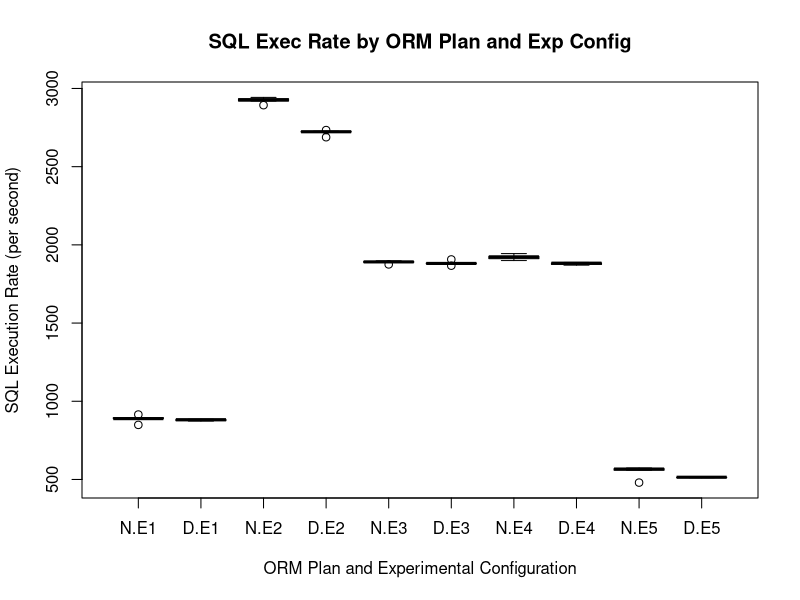
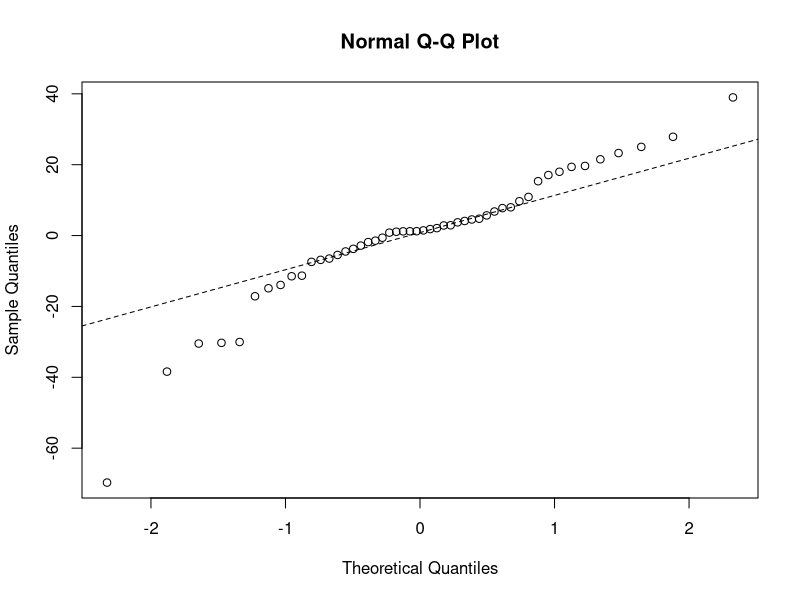
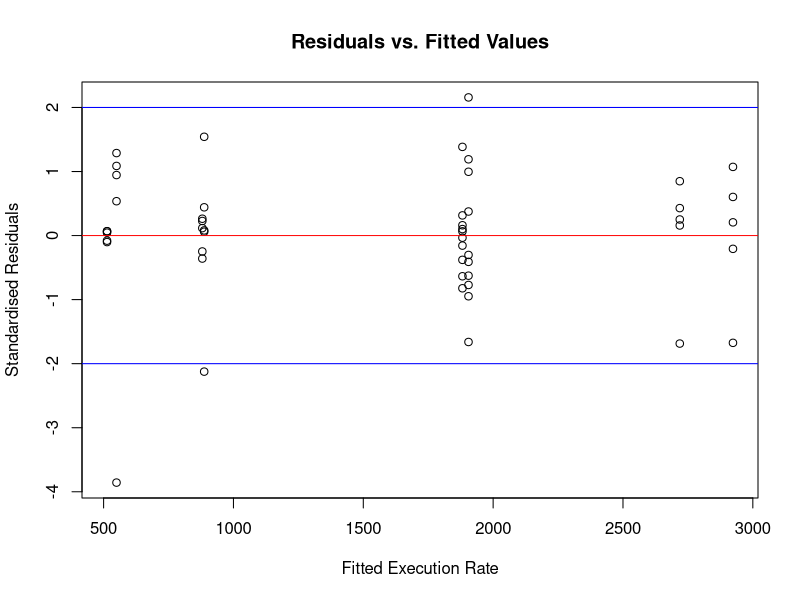

Reproduce these figures in R, in order.
## ---- chunk 1
knitr::opts_chunk$set(echo = TRUE)
virtualbox_data <- read.csv("coogee_results.csv")
xen_data        <- read.csv("victoria_results.csv")
extra_xen_data  <- read.csv("victoria_2_results.csv")
## ---- chunk 2
all_data               <- rbind(
  virtualbox_data,
  xen_data,
  extra_xen_data)
all_data$platform      <- factor(all_data$platform)
all_data$dbid          <- factor(all_data$dbid)
all_data$plan          <- factor(all_data$plan)
all_data$X             <- NULL
all_data["server"]     <- "VICTORIA"
all_data[all_data$startup_time == "12-Jan-21 07:17", "server"] <- "COOGEE" 
all_data[all_data$startup_time == "12-Jan-21 10:29", "server"] <- "COOGEE"
all_data$server        <- factor(all_data$server)
all_data["plan_abbr"]  <- factor(
  all_data$plan,
  c("INTERNAL_PLAN", "DEFAULT_PLAN"),
  labels=c("N", "D")
)
only_6_core_pools      <- all_data$startup_time != "15-Jan-21 13:28" &
                          all_data$startup_time != "15-Jan-21 20:33"
core_data              <- all_data[only_6_core_pools, ]
core_data$startup_time <- factor(core_data$startup_time)
core_data["expr_cfg"]  <- factor(
  core_data$startup_time,
  c("12-Jan-21 07:17","12-Jan-21 10:29","16-Jan-21 13:56",
    "18-Jan-21 08:36","18-Jan-21 11:52"),
  labels=c("E1","E2","E3","E4","E5")
)
summary(core_data)
## ---- chunk 3
boxplot(
    rate~plan_abbr*expr_cfg,
    data=core_data,
    main="SQL Exec Rate by ORM Plan and Exp Config",
    xlab="ORM Plan and Experimental Configuration",
    ylab="SQL Execution Rate (per second)"
    )

## ---- chunk 4
core_data.lm = lm(rate~num_cpus*server*plan,data=core_data)
anova(core_data.lm)
## ---- chunk 5
shapiro.test(core_data.lm$residuals)
## ---- chunk 6
par(mfrow=c(1,1))
qqnorm(core_data.lm$residuals)
qqline(core_data.lm$residuals,lty=2)
## ---- chunk 7
core_data["std_residual"] = core_data.lm$residuals/sqrt(mean(core_data.lm$residuals^2))
plot(core_data.lm$fitted.values,
     core_data$std_residual,
     main="Residuals vs. Fitted Values",
     xlab="Fitted Execution Rate",
     ylab="Standardised Residuals")
abline(h=0, col="red")
abline(h=2, col="blue")
abline(h=-2, col="blue")
## ---- chunk 8
core_data[abs(core_data$std_residual) > 2, c("startup_time", "server", "num_cpus", "plan") ]
## ---- chunk 9
summary(core_data.lm)
